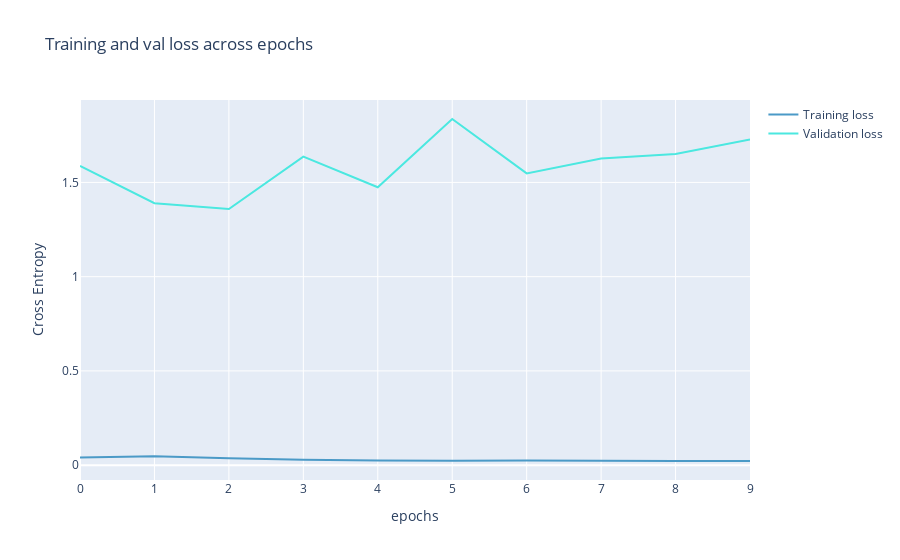
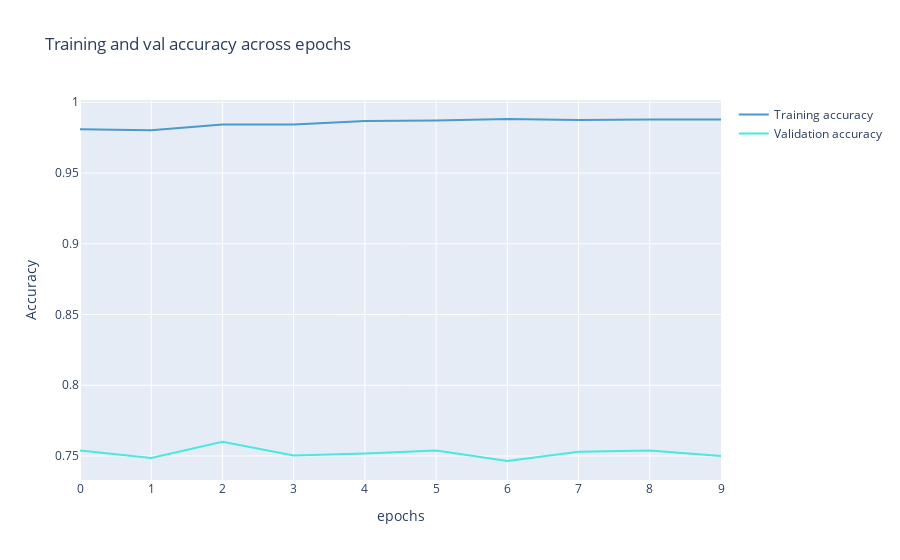
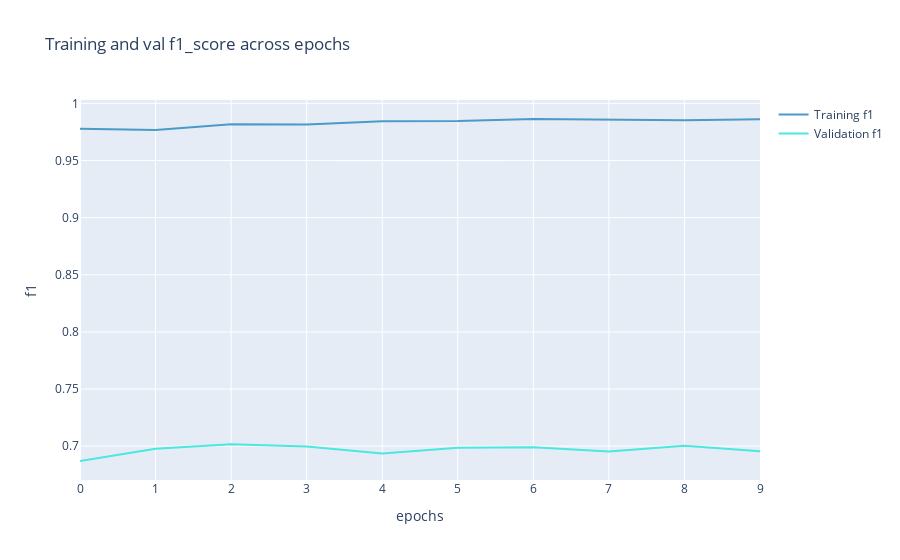

The code cell stored with these charts, in order, in its notebook:
### Markdown cell above
## **6.4) Assessing performance**
---

### Code cell
#Loss
fig = go.Figure(data=[
                      go.Scatter(
                          y=history.history["loss"],
                          name="Training loss",
                          mode="lines",
                          marker=dict(
                              color=color_chart[0]
                          )),
                      go.Scatter(
                          y=history.history["val_loss"],
                          name="Validation loss",
                          mode="lines",
                          marker=dict(
                              color=color_chart[1]
                          ))
])
fig.update_layout(
    title='Training and val loss across epochs',
    xaxis_title='epochs',
    yaxis_title='Cross Entropy'    
)
fig.show()
history.history['val_binary_accuracy']
#-----------------------

#Accuracy
fig = go.Figure(data=[
                      go.Scatter(
                          y=history.history["binary_accuracy"],
                          name="Training accuracy",
                          mode="lines",
                          marker=dict(
                              color=color_chart[0]
                          )),
                      go.Scatter(
                          y=history.history["val_binary_accuracy"],
                          name="Validation accuracy",
                          mode="lines",
                          marker=dict(
                              color=color_chart[1]
                          ))
])
fig.update_layout(
    title='Training and val accuracy across epochs',
    xaxis_title='epochs',
    yaxis_title='Accuracy'    
)
fig.show()

#-----------------------

# F1 score
fig = go.Figure(data=[
                      go.Scatter(
                          y=history.history["f1_metric"],
                          name="Training f1",
                          mode="lines",
                          marker=dict(
                              color=color_chart[0]
                          )),
                      go.Scatter(
                          y=history.history["val_f1_metric"],
                          name="Validation f1",
                          mode="lines",
                          marker=dict(
                              color=color_chart[1]
                          ))
])
fig.update_layout(
    title='Training and val f1_score across epochs',
    xaxis_title='epochs',
    yaxis_title='f1'    
)
fig.show()

### Figure 1 — Plotly figure (JSON) as saved in the notebook; plotly's stock layout.template omitted (floating-point values rounded to 4 significant figures)
{"data": [{"marker": {"color": "#4B9AC7"}, "mode": "lines", "name": "Training loss", "type": "scatter", "y": [0.04019, 0.04684, 0.03661, 0.02839, 0.02531, 0.02334, 0.02546, 0.02285, 0.02269, 0.02221]}, {"marker": {"color": "#4BE8E0"}, "mode": "lines", "name": "Validation loss", "type": "scatter", "y": [1.587, 1.39, 1.359, 1.637, 1.474, 1.836, 1.548, 1.627, 1.651, 1.727]}], "layout": {"title": {"text": "Training and val loss across epochs"}, "xaxis": {"title": {"text": "epochs"}}, "yaxis": {"title": {"text": "Cross Entropy"}}}}

### Figure 2 — Plotly figure (JSON) as saved in the notebook; plotly's stock layout.template omitted (floating-point values rounded to 4 significant figures)
{"data": [{"marker": {"color": "#4B9AC7"}, "mode": "lines", "name": "Training accuracy", "type": "scatter", "y": [0.9809, 0.9803, 0.9842, 0.9842, 0.9867, 0.9871, 0.9882, 0.9874, 0.9878, 0.9878]}, {"marker": {"color": "#4BE8E0"}, "mode": "lines", "name": "Validation accuracy", "type": "scatter", "y": [0.7539, 0.7487, 0.7601, 0.7504, 0.7518, 0.7539, 0.7465, 0.7531, 0.7539, 0.75]}], "layout": {"title": {"text": "Training and val accuracy across epochs"}, "xaxis": {"title": {"text": "epochs"}}, "yaxis": {"title": {"text": "Accuracy"}}}}

### Figure 3 — Plotly figure (JSON) as saved in the notebook; plotly's stock layout.template omitted (floating-point values rounded to 4 significant figures)
{"data": [{"marker": {"color": "#4B9AC7"}, "mode": "lines", "name": "Training f1", "type": "scatter", "y": [0.9778, 0.9767, 0.9816, 0.9815, 0.9844, 0.9845, 0.9863, 0.9856, 0.9852, 0.9861]}, {"marker": {"color": "#4BE8E0"}, "mode": "lines", "name": "Validation f1", "type": "scatter", "y": [0.687, 0.6976, 0.7017, 0.6997, 0.6936, 0.6986, 0.6989, 0.6954, 0.7003, 0.6955]}], "layout": {"title": {"text": "Training and val f1_score across epochs"}, "xaxis": {"title": {"text": "epochs"}}, "yaxis": {"title": {"text": "f1"}}}}
